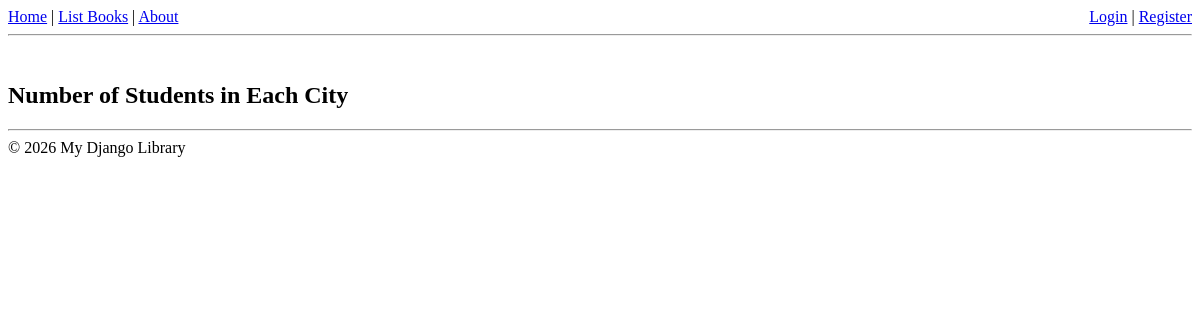
The page /books/lab8/task7 on the database as committed earlier.
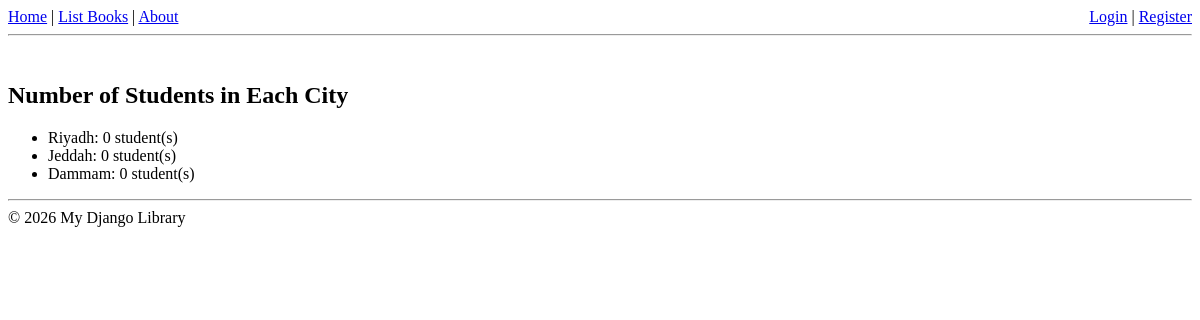
The same page on the database as committed later.
### apps/bookmodule/models.py (models this page shows, shortened)
class Address(models.Model):
    city = models.CharField(max_length=50)

### apps/bookmodule/views.py (the view)
# urls.py: path('lab8/task7', views.task7, name="books.task7"),
def task7(request):
    city_counts = Address.objects.annotate(student_count=Count('student'))
    return render(request, 'bookmodule/task7.html', {'city_counts': city_counts})

### apps/templates/bookmodule/task7.html (shortened to what this page needs)
{% extends "layouts/base.html" %}
{% block content %}
<br><h2>Number of Students in Each City</h2>
<ul>
    {% for city in city_counts %}
        <li>{{ city.city }}: {{ city.student_count }} student(s)</li>
    {% endfor %}
</ul>
{% endblock content %}

Rows that differ between the two databases and show on the page:
added Address: city "Riyadh", student_count "0"
added Address: city "Jeddah", student_count "0"
added Address: city "Dammam", student_count "0"
